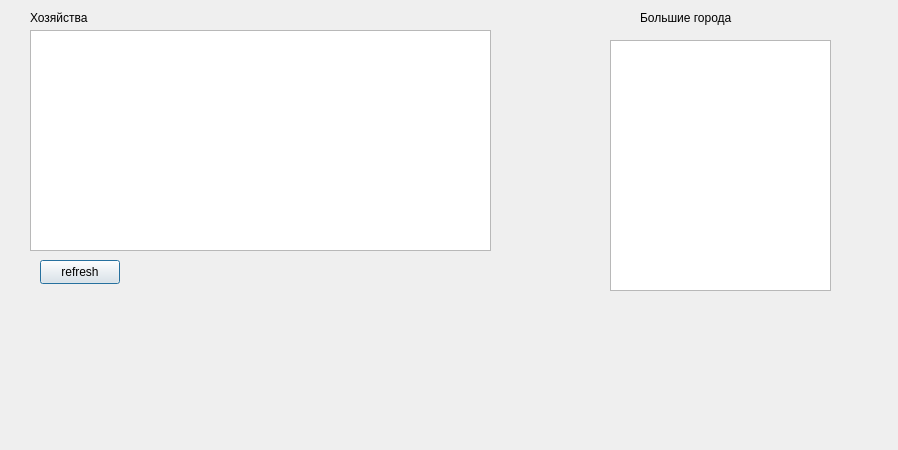
<?xml version="1.0" encoding="UTF-8"?>
<ui version="4.0">
 <class>Dialog</class>
 <widget class="QDialog" name="Dialog">
  <property name="geometry">
   <rect>
    <x>0</x>
    <y>0</y>
    <width>898</width>
    <height>450</height>
   </rect>
  </property>
  <property name="windowTitle">
   <string>Dialog</string>
  </property>
  <widget class="QTableWidget" name="householdsWidget">
   <property name="geometry">
    <rect>
     <x>30</x>
     <y>30</y>
     <width>461</width>
     <height>221</height>
    </rect>
   </property>
  </widget>
  <widget class="QTableWidget" name="citiesWidget">
   <property name="geometry">
    <rect>
     <x>610</x>
     <y>40</y>
     <width>221</width>
     <height>251</height>
    </rect>
   </property>
  </widget>
  <widget class="QLabel" name="label">
   <property name="geometry">
    <rect>
     <x>640</x>
     <y>10</y>
     <width>111</width>
     <height>16</height>
    </rect>
   </property>
   <property name="text">
    <string>Большие города</string>
   </property>
  </widget>
  <widget class="QLabel" name="label_2">
   <property name="geometry">
    <rect>
     <x>30</x>
     <y>10</y>
     <width>111</width>
     <height>16</height>
    </rect>
   </property>
   <property name="text">
    <string>Хозяйства</string>
   </property>
  </widget>
  <widget class="QPushButton" name="refreshButton">
   <property name="geometry">
    <rect>
     <x>40</x>
     <y>260</y>
     <width>80</width>
     <height>24</height>
    </rect>
   </property>
   <property name="text">
    <string>refresh</string>
   </property>
  </widget>
 </widget>
 <resources/>
 <connections/>
</ui>
